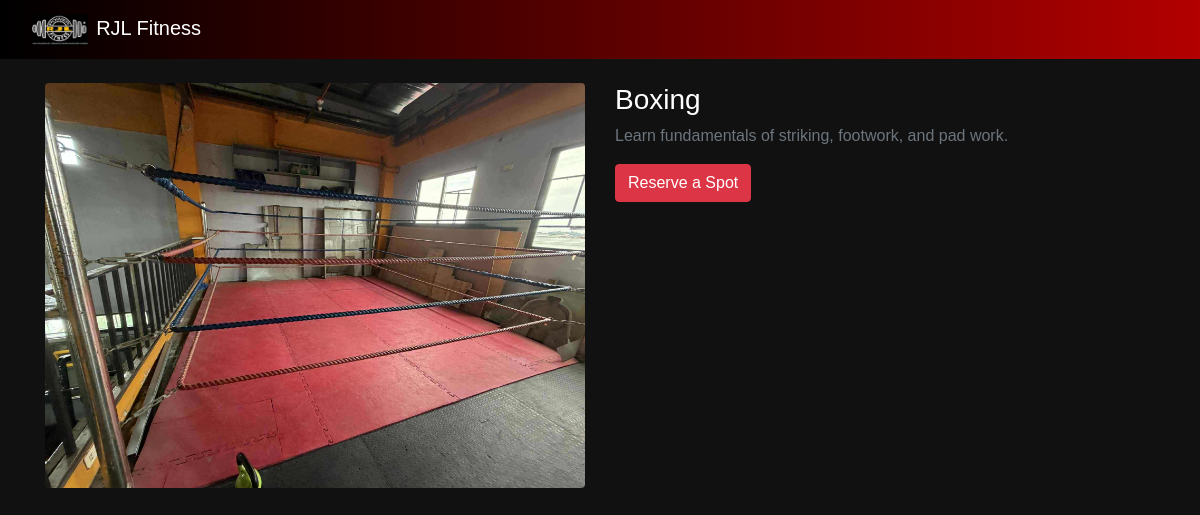
Screenshot of /facilities_view.php?f=boxing (signed in) with the database file from the repository.
### tables this page shows
CREATE TABLE `facilities` (
  `id` int(11) NOT NULL,
  `name` varchar(100) NOT NULL,
  `description` text DEFAULT NULL,
  `capacity` int(11) NOT NULL DEFAULT 1,
  `is_active` tinyint(1) NOT NULL DEFAULT 1,
  `slug` varchar(80) NOT NULL,
  `visible_to` enum('member','trainer','both') NOT NULL DEFAULT 'both',
  `image` varchar(255) DEFAULT NULL
);

### facilities_view.php (the view, shortened to what this page needs)
<?php
require __DIR__.'/db.php';
$slug = $_GET['f'] ?? '';
$st = $conn->prepare("SELECT id,name,description,image FROM facilities WHERE slug=? AND is_active=1 LIMIT 1");
$st->bind_param('s', $slug);
$st->execute();
$res = $st->get_result();
$fac = $res ? $res->fetch_assoc() : null;
?>
<!doctype html>
<html lang="en">
<head>
<link href="https://cdn.jsdelivr.net/npm/bootstrap@4.5.2/dist/css/bootstrap.min.css" rel="stylesheet">
</head>
<body>
<nav class="navbar navbar-dark">
  <a class="navbar-brand ml-3" href="facilities.php"><img src="photo/logo.jpg" height="32" class="mr-2" alt="">RJL Fitness</a>
</nav>
<div class="container py-4">
  <?php if(!$fac): ?>
    <div class="alert alert-secondary">Facility not found.</div>
  <?php else: ?>
    <div class="row">
      <div class="col-md-6 mb-3"><img src="<?= htmlspecialchars($fac['image'] ?: 'photo/logo.jpg') ?>" class="img-fluid rounded" alt=""></div>
      <div class="col-md-6">
        <h3><?= htmlspecialchars($fac['name']) ?></h3>
        <p class="text-muted"><?= nl2br(htmlspecialchars($fac['description'] ?: '')) ?></p>
        <a class="btn btn-danger" href="schedules.php?facility=<?= urlencode($slug) ?>">Reserve a Spot</a>
      </div>
    </div>
  <?php endif; ?>
</div>
</body>
</html>

### facilities_view.php (style rules this page uses)
body { background:#111;color:#fff;font-family:'Poppins',sans-serif }
.navbar { background:linear-gradient(90deg,#000,#b30000) }

### rows the page displays
facilities: image (picture), name "Boxing", description "Learn fundamentals of striking, footwork, and pad work."
